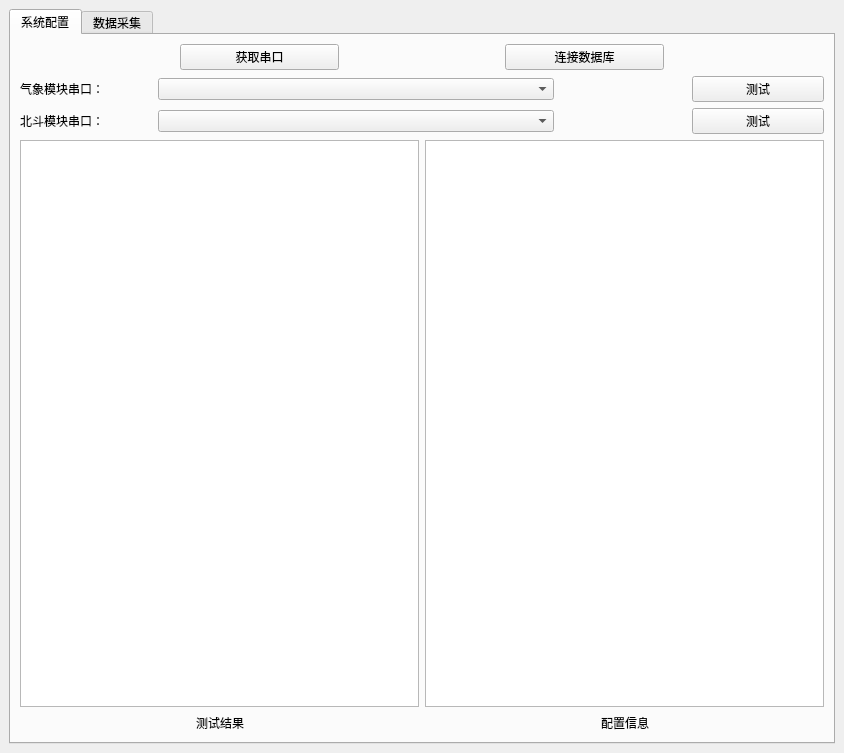
<?xml version="1.0" encoding="UTF-8"?>
<ui version="4.0">
 <class>MainWindow</class>
 <widget class="QMainWindow" name="MainWindow">
  <property name="geometry">
   <rect>
    <x>0</x>
    <y>0</y>
    <width>844</width>
    <height>753</height>
   </rect>
  </property>
  <property name="windowTitle">
   <string>xx实验室气象定位系统</string>
  </property>
  <property name="styleSheet">
   <string notr="true">*{	
	font-family:微软雅黑;
	font-size:19px;
	color: rgb(0, 0, 0);
}

*{
	QApplication* app;
	app-&gt;exit(0);
}</string>
  </property>
  <widget class="QWidget" name="centralwidget">
   <layout class="QVBoxLayout" name="verticalLayout_7">
    <item>
     <widget class="QTabWidget" name="tabWidget">
      <property name="currentIndex">
       <number>0</number>
      </property>
      <widget class="QWidget" name="config">
       <attribute name="title">
        <string>系统配置</string>
       </attribute>
       <layout class="QVBoxLayout" name="verticalLayout_8">
        <item>
         <layout class="QVBoxLayout" name="verticalLayout_4">
          <item>
           <layout class="QHBoxLayout" name="horizontalLayout" stretch="1,1,1,1,1">
            <item>
             <spacer name="horizontalSpacer_4">
              <property name="orientation">
               <enum>Qt::Horizontal</enum>
              </property>
              <property name="sizeHint" stdset="0">
               <size>
                <width>40</width>
                <height>20</height>
               </size>
              </property>
             </spacer>
            </item>
            <item>
             <widget class="QPushButton" name="refresh_com">
              <property name="text">
               <string>获取串口</string>
              </property>
             </widget>
            </item>
            <item>
             <spacer name="horizontalSpacer_3">
              <property name="orientation">
               <enum>Qt::Horizontal</enum>
              </property>
              <property name="sizeHint" stdset="0">
               <size>
                <width>40</width>
                <height>20</height>
               </size>
              </property>
             </spacer>
            </item>
            <item>
             <widget class="QPushButton" name="sql_test">
              <property name="text">
               <string>连接数据库</string>
              </property>
             </widget>
            </item>
            <item>
             <spacer name="horizontalSpacer_5">
              <property name="orientation">
               <enum>Qt::Horizontal</enum>
              </property>
              <property name="sizeHint" stdset="0">
               <size>
                <width>40</width>
                <height>20</height>
               </size>
              </property>
             </spacer>
            </item>
           </layout>
          </item>
          <item>
           <layout class="QHBoxLayout" name="horizontalLayout_2" stretch="1,3,1,1">
            <item>
             <widget class="QLabel" name="me_label">
              <property name="text">
               <string>气象模块串口：</string>
              </property>
             </widget>
            </item>
            <item>
             <widget class="QComboBox" name="m_com"/>
            </item>
            <item>
             <spacer name="horizontalSpacer">
              <property name="orientation">
               <enum>Qt::Horizontal</enum>
              </property>
              <property name="sizeHint" stdset="0">
               <size>
                <width>40</width>
                <height>20</height>
               </size>
              </property>
             </spacer>
            </item>
            <item>
             <widget class="QPushButton" name="me_test">
              <property name="text">
               <string>测试</string>
              </property>
             </widget>
            </item>
           </layout>
          </item>
          <item>
           <layout class="QHBoxLayout" name="horizontalLayout_3" stretch="1,3,1,1">
            <item>
             <widget class="QLabel" name="beidou_label">
              <property name="text">
               <string>北斗模块串口：</string>
              </property>
             </widget>
            </item>
            <item>
             <widget class="QComboBox" name="b_com"/>
            </item>
            <item>
             <spacer name="horizontalSpacer_2">
              <property name="orientation">
               <enum>Qt::Horizontal</enum>
              </property>
              <property name="sizeHint" stdset="0">
               <size>
                <width>40</width>
                <height>20</height>
               </size>
              </property>
             </spacer>
            </item>
            <item>
             <widget class="QPushButton" name="beidou_test">
              <property name="text">
               <string>测试</string>
              </property>
             </widget>
            </item>
           </layout>
          </item>
          <item>
           <layout class="QHBoxLayout" name="horizontalLayout_6">
            <item>
             <layout class="QVBoxLayout" name="verticalLayout_2">
              <item>
               <widget class="QTextBrowser" name="textBrowser"/>
              </item>
              <item>
               <layout class="QHBoxLayout" name="horizontalLayout_4">
                <item>
                 <spacer name="horizontalSpacer_6">
                  <property name="orientation">
                   <enum>Qt::Horizontal</enum>
                  </property>
                  <property name="sizeHint" stdset="0">
                   <size>
                    <width>40</width>
                    <height>20</height>
                   </size>
                  </property>
                 </spacer>
                </item>
                <item>
                 <widget class="QLabel" name="beidou_label_2">
                  <property name="text">
                   <string>测试结果</string>
                  </property>
                 </widget>
                </item>
                <item>
                 <spacer name="horizontalSpacer_7">
                  <property name="orientation">
                   <enum>Qt::Horizontal</enum>
                  </property>
                  <property name="sizeHint" stdset="0">
                   <size>
                    <width>40</width>
                    <height>20</height>
                   </size>
                  </property>
                 </spacer>
                </item>
               </layout>
              </item>
             </layout>
            </item>
            <item>
             <layout class="QVBoxLayout" name="verticalLayout_3">
              <item>
               <widget class="QTextBrowser" name="config_info"/>
              </item>
              <item>
               <layout class="QHBoxLayout" name="horizontalLayout_5">
                <item>
                 <spacer name="horizontalSpacer_8">
                  <property name="orientation">
                   <enum>Qt::Horizontal</enum>
                  </property>
                  <property name="sizeHint" stdset="0">
                   <size>
                    <width>40</width>
                    <height>20</height>
                   </size>
                  </property>
                 </spacer>
                </item>
                <item>
                 <widget class="QLabel" name="beidou_label_3">
                  <property name="text">
                   <string>配置信息</string>
                  </property>
                 </widget>
                </item>
                <item>
                 <spacer name="horizontalSpacer_9">
                  <property name="orientation">
                   <enum>Qt::Horizontal</enum>
                  </property>
                  <property name="sizeHint" stdset="0">
                   <size>
                    <width>40</width>
                    <height>20</height>
                   </size>
                  </property>
                 </spacer>
                </item>
               </layout>
              </item>
             </layout>
            </item>
           </layout>
          </item>
         </layout>
        </item>
       </layout>
      </widget>
      <widget class="QWidget" name="collect">
       <attribute name="title">
        <string>数据采集</string>
       </attribute>
       <layout class="QVBoxLayout" name="verticalLayout_9">
        <item>
         <layout class="QHBoxLayout" name="horizontalLayout_13" stretch="1,3">
          <item>
           <layout class="QVBoxLayout" name="verticalLayout_6">
            <item>
             <layout class="QHBoxLayout" name="horizontalLayout_10">
              <item>
               <spacer name="horizontalSpacer_11">
                <property name="orientation">
                 <enum>Qt::Horizontal</enum>
                </property>
                <property name="sizeHint" stdset="0">
                 <size>
                  <width>13</width>
                  <height>39</height>
                 </size>
                </property>
               </spacer>
              </item>
              <item>
               <widget class="QPushButton" name="start">
                <property name="text">
                 <string>开始采集</string>
                </property>
               </widget>
              </item>
              <item>
               <spacer name="horizontalSpacer_10">
                <property name="orientation">
                 <enum>Qt::Horizontal</enum>
                </property>
                <property name="sizeHint" stdset="0">
                 <size>
                  <width>13</width>
                  <height>39</height>
                 </size>
                </property>
               </spacer>
              </item>
             </layout>
            </item>
            <item>
             <layout class="QHBoxLayout" name="horizontalLayout_11">
              <item>
               <spacer name="horizontalSpacer_12">
                <property name="orientation">
                 <enum>Qt::Horizontal</enum>
                </property>
                <property name="sizeHint" stdset="0">
                 <size>
                  <width>40</width>
                  <height>20</height>
                 </size>
                </property>
               </spacer>
              </item>
              <item>
               <widget class="QPushButton" name="stop">
                <property name="text">
                 <string>结束采集</string>
                </property>
               </widget>
              </item>
              <item>
               <spacer name="horizontalSpacer_13">
                <property name="orientation">
                 <enum>Qt::Horizontal</enum>
                </property>
                <property name="sizeHint" stdset="0">
                 <size>
                  <width>40</width>
                  <height>20</height>
                 </size>
                </property>
               </spacer>
              </item>
             </layout>
            </item>
           </layout>
          </item>
          <item>
           <layout class="QVBoxLayout" name="verticalLayout_5" stretch="1,5">
            <item>
             <layout class="QHBoxLayout" name="horizontalLayout_12" stretch="2,1,2">
              <item>
               <widget class="QLabel" name="label">
                <property name="text">
                 <string>采集频率：</string>
                </property>
                <property name="alignment">
                 <set>Qt::AlignRight|Qt::AlignTrailing|Qt::AlignVCenter</set>
                </property>
               </widget>
              </item>
              <item>
               <widget class="QLineEdit" name="fre">
                <property name="alignment">
                 <set>Qt::AlignCenter</set>
                </property>
               </widget>
              </item>
              <item>
               <widget class="QLabel" name="label_3">
                <property name="text">
                 <string>秒/次</string>
                </property>
               </widget>
              </item>
             </layout>
            </item>
            <item>
             <layout class="QVBoxLayout" name="verticalLayout" stretch="1,2,2">
              <item>
               <layout class="QHBoxLayout" name="horizontalLayout_7">
                <item>
                 <widget class="QLabel" name="date">
                  <property name="text">
                   <string>日期</string>
                  </property>
                  <property name="alignment">
                   <set>Qt::AlignCenter</set>
                  </property>
                 </widget>
                </item>
                <item>
                 <widget class="QLabel" name="time">
                  <property name="text">
                   <string>时间</string>
                  </property>
                  <property name="alignment">
                   <set>Qt::AlignCenter</set>
                  </property>
                 </widget>
                </item>
               </layout>
              </item>
              <item>
               <layout class="QHBoxLayout" name="horizontalLayout_8">
                <item>
                 <widget class="QLabel" name="tem">
                  <property name="text">
                   <string>温度：</string>
                  </property>
                  <property name="alignment">
                   <set>Qt::AlignCenter</set>
                  </property>
                 </widget>
                </item>
                <item>
                 <widget class="QLabel" name="tem_label">
                  <property name="text">
                   <string>0.0 ℃</string>
                  </property>
                  <property name="alignment">
                   <set>Qt::AlignLeading|Qt::AlignLeft|Qt::AlignVCenter</set>
                  </property>
                 </widget>
                </item>
                <item>
                 <widget class="QLabel" name="hum">
                  <property name="text">
                   <string>湿度：</string>
                  </property>
                  <property name="alignment">
                   <set>Qt::AlignCenter</set>
                  </property>
                 </widget>
                </item>
                <item>
                 <widget class="QLabel" name="hum_label">
                  <property name="text">
                   <string>0.0 %RH</string>
                  </property>
                  <property name="alignment">
                   <set>Qt::AlignLeading|Qt::AlignLeft|Qt::AlignVCenter</set>
                  </property>
                 </widget>
                </item>
               </layout>
              </item>
              <item>
               <layout class="QHBoxLayout" name="horizontalLayout_9">
                <item>
                 <widget class="QLabel" name="lat">
                  <property name="text">
                   <string>纬度：</string>
                  </property>
                  <property name="alignment">
                   <set>Qt::AlignCenter</set>
                  </property>
                 </widget>
                </item>
                <item>
                 <widget class="QLabel" name="lat_label">
                  <property name="text">
                   <string>X.X</string>
                  </property>
                  <property name="alignment">
                   <set>Qt::AlignLeading|Qt::AlignLeft|Qt::AlignVCenter</set>
                  </property>
                 </widget>
                </item>
                <item>
                 <widget class="QLabel" name="lon">
                  <property name="text">
                   <string>经度：</string>
                  </property>
                  <property name="alignment">
                   <set>Qt::AlignCenter</set>
                  </property>
                 </widget>
                </item>
                <item>
                 <widget class="QLabel" name="lon_label">
                  <property name="text">
                   <string>X.X</string>
                  </property>
                  <property name="alignment">
                   <set>Qt::AlignLeading|Qt::AlignLeft|Qt::AlignVCenter</set>
                  </property>
                 </widget>
                </item>
               </layout>
              </item>
             </layout>
            </item>
           </layout>
          </item>
         </layout>
        </item>
       </layout>
      </widget>
     </widget>
    </item>
   </layout>
  </widget>
 </widget>
 <resources/>
 <connections/>
</ui>
